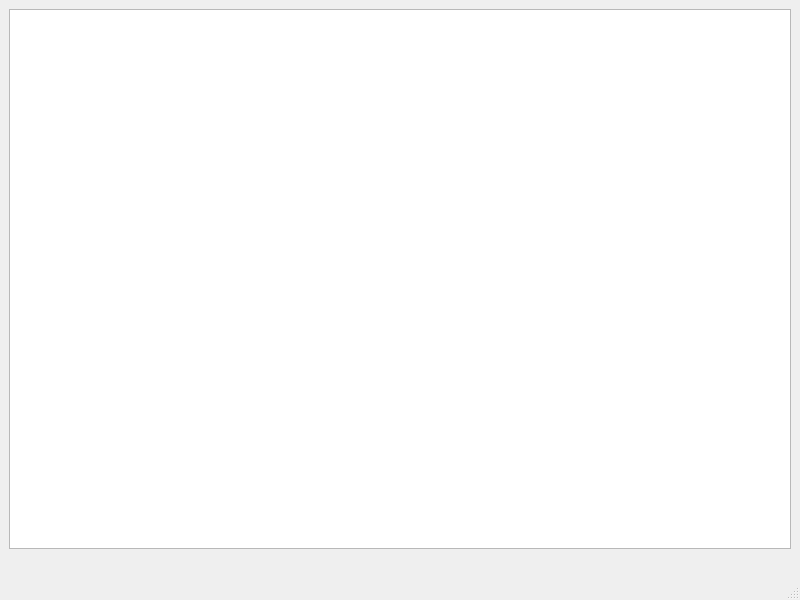
<?xml version="1.0" encoding="UTF-8"?>
<ui version="4.0">
 <class>factor_table</class>
 <widget class="QMainWindow" name="factor_table">
  <property name="geometry">
   <rect>
    <x>0</x>
    <y>0</y>
    <width>800</width>
    <height>600</height>
   </rect>
  </property>
  <property name="windowTitle">
   <string>MainWindow</string>
  </property>
  <widget class="QWidget" name="centralwidget">
   <layout class="QVBoxLayout" name="verticalLayout">
    <item>
     <widget class="QTableView" name="tableView"/>
    </item>
    <item>
     <layout class="QHBoxLayout" name="horizontalLayout_2"/>
    </item>
    <item>
     <spacer name="horizontalSpacer">
      <property name="orientation">
       <enum>Qt::Horizontal</enum>
      </property>
      <property name="sizeHint" stdset="0">
       <size>
        <width>775</width>
        <height>20</height>
       </size>
      </property>
     </spacer>
    </item>
   </layout>
  </widget>
  <widget class="QMenuBar" name="menubar">
   <property name="geometry">
    <rect>
     <x>0</x>
     <y>0</y>
     <width>800</width>
     <height>26</height>
    </rect>
   </property>
  </widget>
  <widget class="QStatusBar" name="statusbar"/>
 </widget>
 <resources/>
 <connections/>
</ui>
